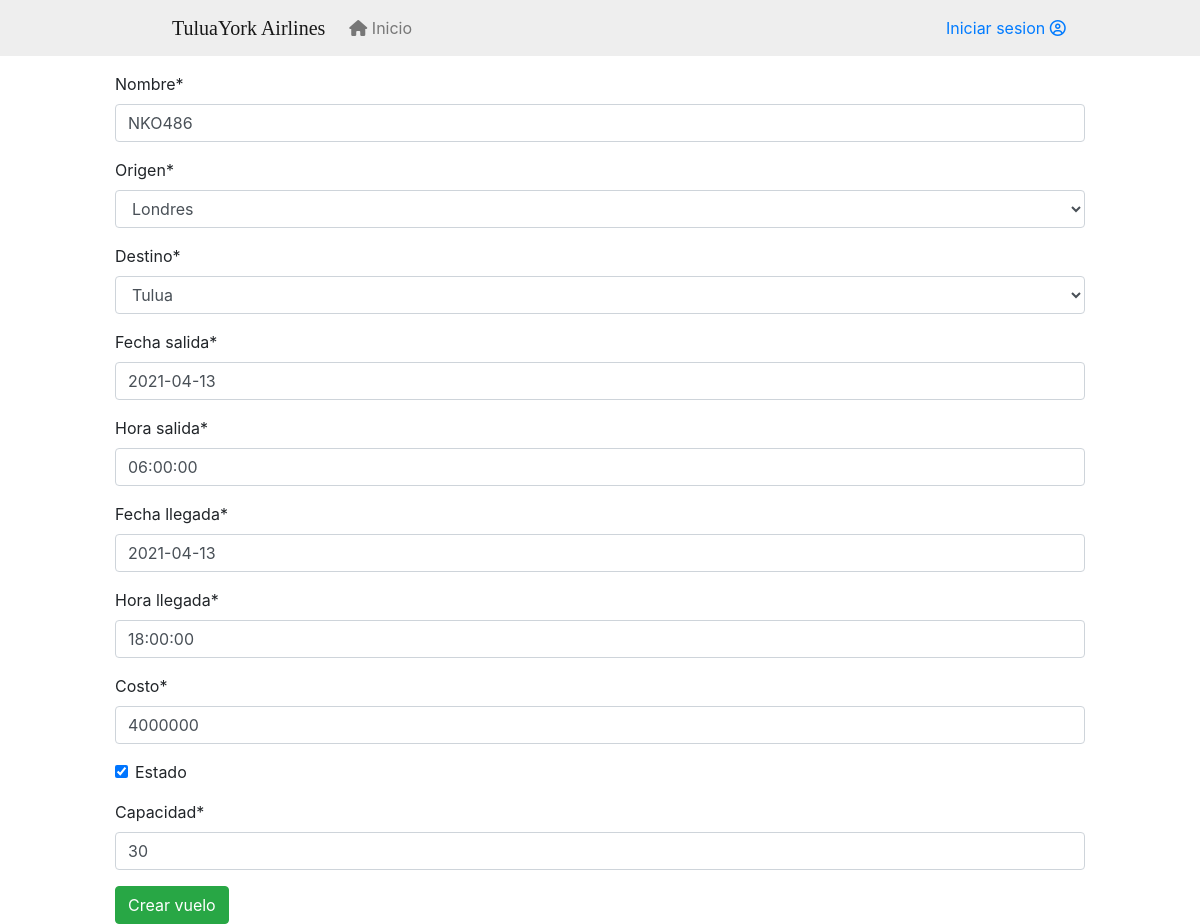
The page /updateflight/1 on the database as committed earlier.
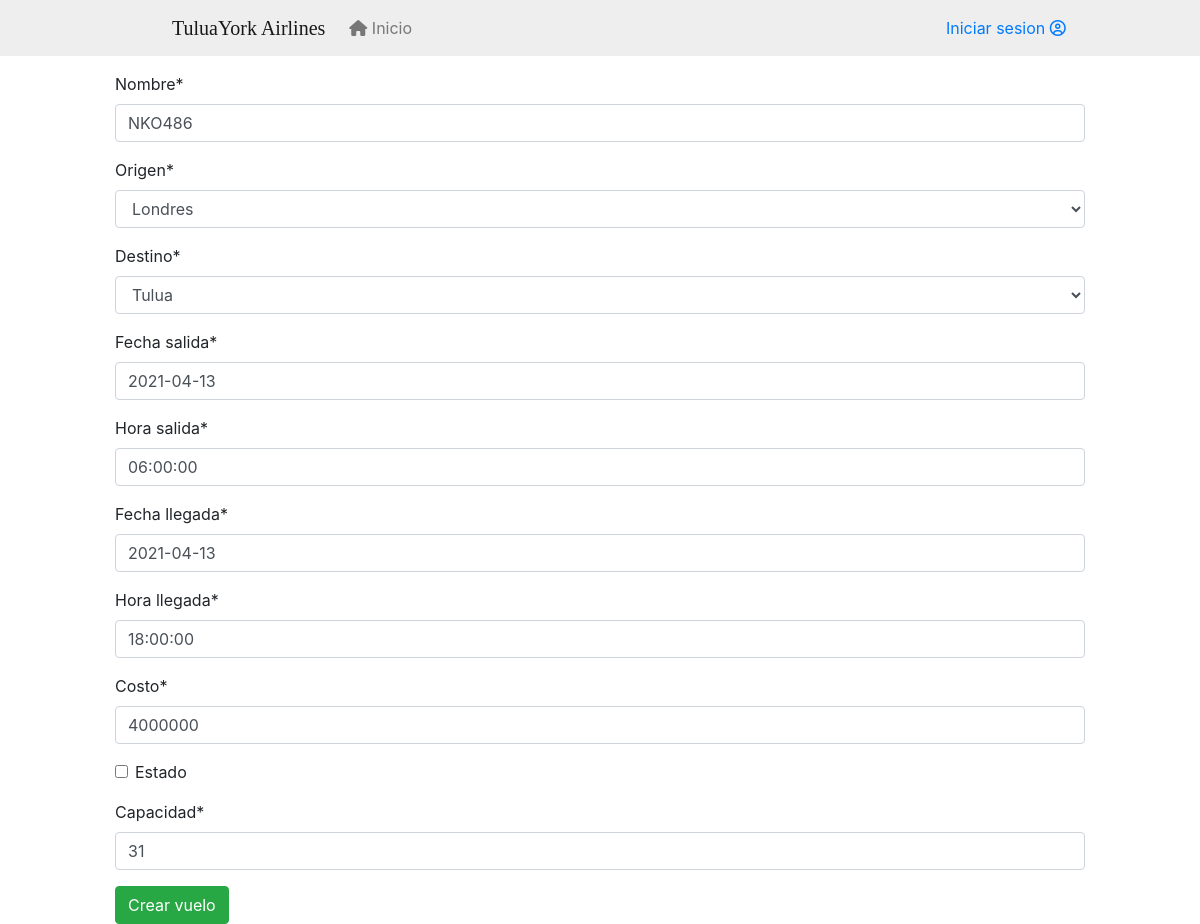
The same page on the database as committed later.
### flights/models.py (models this page shows, shortened)
class vuelo(models.Model):
    nombre = models.CharField(max_length=20)
    origen = models.ForeignKey(ciudad, related_name='origen', on_delete=models.CASCADE)
    destino = models.ForeignKey(ciudad, related_name='destino', on_delete=models.CASCADE)
    fecha_salida = models.DateField()
    hora_salida = models.TimeField()
    fecha_llegada = models.DateField()
    hora_llegada = models.TimeField()
    costo = models.IntegerField()
    estado = models.BooleanField(default=True)
    capacidad = models.IntegerField()

class ciudad(models.Model):
    nombre = models.CharField(max_length=20)
    pais = models.CharField(max_length=20)
    visa = models.BooleanField()
    def __str__(self):
        return self.nombre

### flights/views.py (the view)
# urls.py: path('updateflight/<int:vuelo_id>', updateflight, name="update_vuelo"),
def updateflight(request, vuelo_id):
    titulo = "Actualizar vuelo"
    mensaje = ""
    Vuelo = vuelo.objects.get(id=vuelo_id)
    form = vueloForm(instance=Vuelo)
    if  request.method == 'POST':
        form = vueloForm(request.POST, instance=Vuelo)
        if form.is_valid():
            form.save()
            return redirect('/flights/gvuelos')
    context = {"titulo": titulo, "mensaje": mensaje,"form": form}
    return render(request, "create_vuelo.html", context)

### flights/forms.py
class vueloForm(ModelForm):
    class Meta:
        model = vuelo
        fields = '__all__'

### flights/templates/create_vuelo.html (shortened to what this page needs)
{% extends "base.html" %}
{% load crispy_forms_tags %}
{% block content %}
<form action="" method="POST" class="mt-2">
    {{ form|crispy }}
    <input name="Crear" type="submit" class="btn btn-success" value="Crear vuelo">
</form>
{% endblock content %}

Rows that differ between the two databases and show on the page:
changed vuelo "Londres": estado "☑" → "☐"; capacidad "30" → "31"
